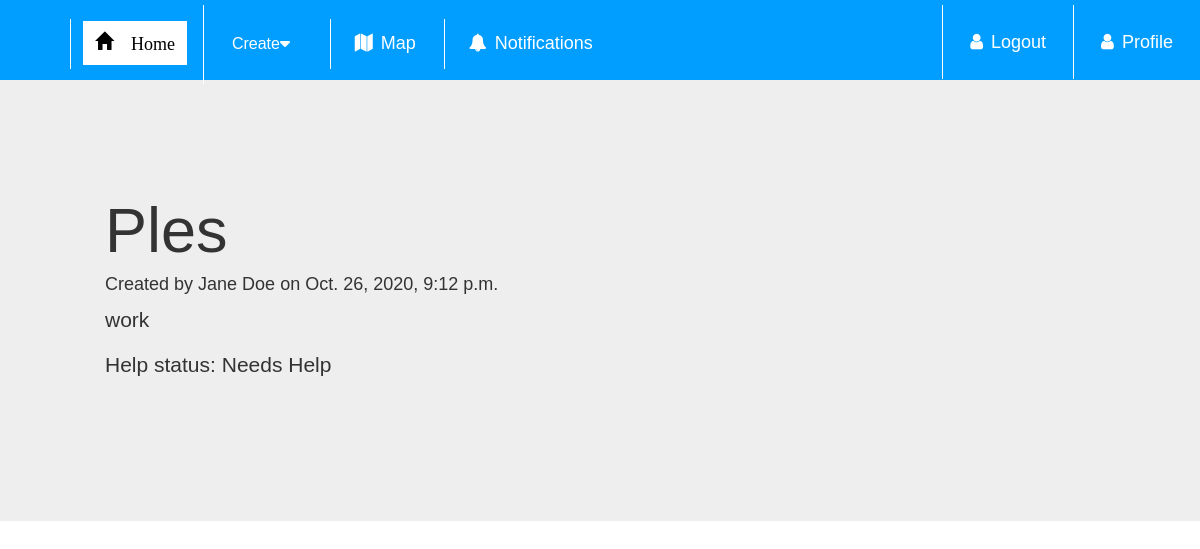
The app's page /post/14/ with its own data.
### hello/models.py (models this page shows, shortened)
class Post(models.Model):
    post_title = models.CharField("Post Title", max_length=255)
    description = models.TextField("Description")
    help_status = models.TextField(choices=HELP_STATUS_CHOICES)
    poster = models.ForeignKey(User, on_delete=models.PROTECT, null=True)
    created_date = models.DateTimeField("Created Date", default=datetime.datetime.now, blank=True)
    class Meta:
        ordering = ['created_date']

class User(AbstractUser):
    username = None
    email = models.EmailField(_('email address'), unique=True)
    USERNAME_FIELD = 'email'
    REQUIRED_FIELDS = []
    objects = CustomUserManager()
    profile_picture = models.ImageField(blank=True, null=True, upload_to="i/")
    first_name = models.CharField(max_length=255)
    last_name = models.CharField(max_length=255)
    address = models.CharField(max_length=2225, default="Mount Albert, Auckland, New Zealand")
    class Meta:
        ordering = ['email']
    def get_name(self):
        return "" + self.first_name + " " + self.last_name

### hello/views.py (the view)
# urls.py: path(r'post/<int:post_id>/', views.post_detail, name='post_detail'),
def post_detail(request, post_id):
    post = get_object_or_404(Post, pk=post_id)
    return render(request, 'post_detail.html', {'post': post})

### hello/templates/post_detail.html
{% extends "home.html" %}
{% load static %}
{% block content %}
<h1>{{ post.post_title }}</h1>
<h4>Created by {{ post.poster.get_name }} on {{ post.created_date }}</h4>
<p>{{ post.description }}</p>
<p>Help status: {{ post.get_help_status_display }}</p>
{% endblock %}

### hello/templates/base.html (style rules this page uses)
body { margin:0; padding: 0; font-family: verdana, sans-serif; background-color: #FFFFFF; }

### records on screen
Post: post_title "Ples", poster.get_name "Jane Doe", created_date "Oct. 26, 2020, 9:12 p.m.", description "work", help_status "Needs Help"
